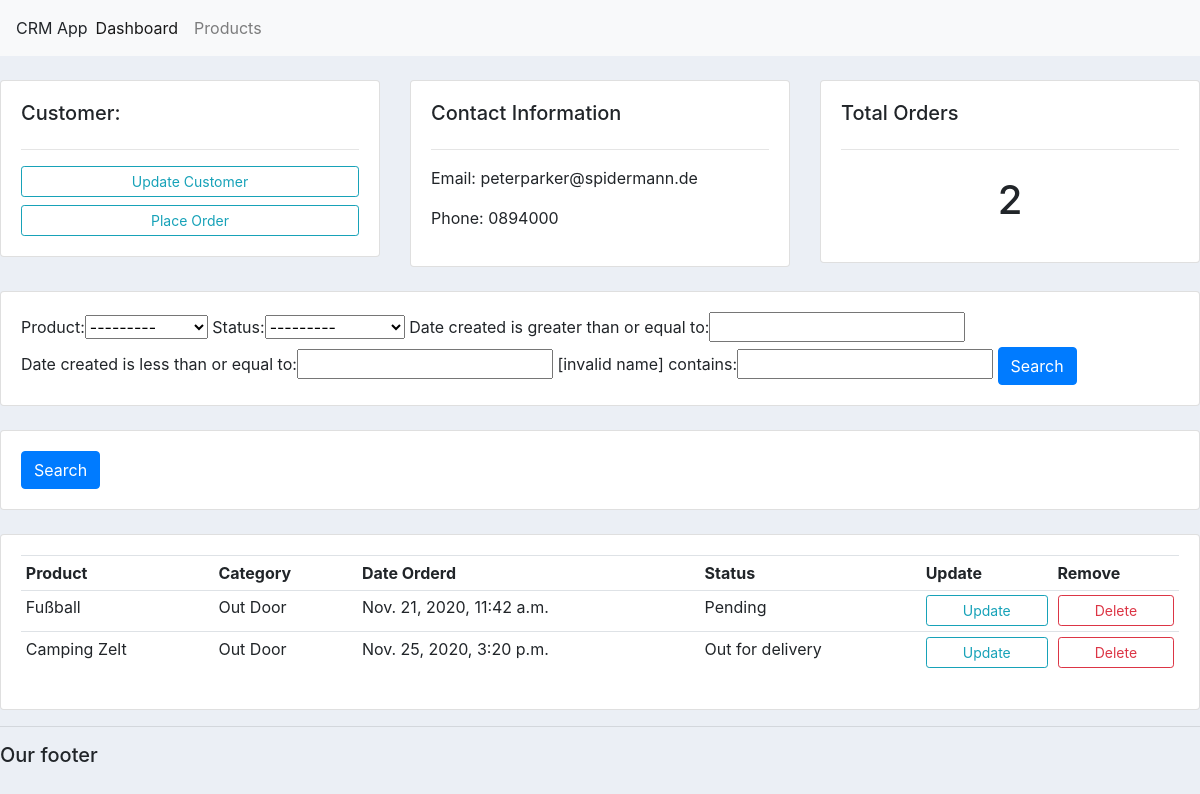
The app's page /customer/2/ with its own data.
### accounts/models.py (models this page shows, shortened)
class Customer(models.Model):
  name = models.CharField(max_length=200, null=True)
  phone = models.CharField(max_length=200, null=True)
  email = models.CharField(max_length=200, null=True)
  date_created = models.DateTimeField(auto_now_add=True, null=True)

class Order(models.Model):
  STATUS = (
      ('Pending', 'Pending'),
      ('Out for delivery', 'Out for delivery'),
      ('Delivered', 'Delivered'),
      )
  customer = models.ForeignKey(Customer, null=True, on_delete= models.SET_NULL)
  product = models.ForeignKey(Product, null=True, on_delete= models.SET_NULL)
  date_created = models.DateTimeField(auto_now_add=True, null=True)
  status = models.CharField(max_length=200, null=True, choices=STATUS)

class Product(models.Model):
  CATEGORY = (
      ('Indoor', 'Indoor'),
      ('Out Door', 'Out Door'),
      )
  name = models.CharField(max_length=200, null=True)
  price = models.FloatField(null=True)
  category = models.CharField(max_length=200, null=True, choices=CATEGORY)
  description = models.CharField(max_length=200, null=True, blank=True)
  date_created = models.DateTimeField(auto_now_add=True, null=True)
  tags = models.ManyToManyField(Tag)
  def __str__(self):
    return self.name

### accounts/views.py (the view)
# urls.py: path('customer/<str:pk_test>/', views.customer, name="customers"),
def customer(request, pk_test):
  customer = Customer.objects.get(id=pk_test)
  orders = customer.order_set.all()
  orders_count = orders.count()
  myFilter = OrderFilter(request.GET, queryset=orders)
  orders = myFilter.qs
  context = {'customer': customer, 'orders': orders, 'orders_count': orders_count, 'myFilter': myFilter}
  return render(request, 'accounts/customer.html', context)

### accounts/templates/accounts/customer.html
{% extends 'accounts/main.html' %}
{% block content %}
  <br>
<div class="row">
  <div class="col-md">
    <div class="card card-body">
      <h5>Customer:</h5>
      <hr>
      <a class="btn btn-outline-info  btn-sm btn-block" href="">Update Customer</a>
      <a class="btn btn-outline-info  btn-sm btn-block" href="{% url 'create_order' customer.id %}">Place Order</a>
    </div>
  </div>
  <div class="col-md">
    <div class="card card-body">
      <h5>Contact Information</h5>
      <hr>
      <p>Email: {{customer.email}} </p>
      <p>Phone: {{customer.phone}}</p>
    </div>
  </div>
  <div class="col-md">
    <div class="card card-body">
      <h5>Total Orders</h5>
      <hr>
      <h1 style="text-align: center;padding: 10px">{{orders_count}}</h1>
    </div>
  </div>
</div>
<br>
<div class="row">
  <div class="col-md">
    <div class="card card-body">
      <form action="get">
        {{myFilter.form}}
        <button class="btn btn-primary" type="submit">Search</button>
      </form>
   </div>
  </div>
</div>
<br>
<div class="row">
  <div class="col">
    <div class="card card-body">
      <form method="get">
        <button class="btn btn-primary" type="submit">Search</button>
      </form>
    </div>
  </div>
</div>
<br>
<div class="row">
  <div class="col-md">
    <div class="card card-body">
      <table class="table table-sm">
        <tr>
          <th>Product</th>
          <th>Category</th>
          <th>Date Orderd</th>
          <th>Status</th>
          <th>Update</th>
          <th>Remove</th>
        </tr>
        {% for order in orders %}
        <tr>
          <td>{{order.product}}</td>
          <td>{{order.product.category}}</td>
          <td>{{order.date_created}}</td>
          <td>{{order.status}}</td>
          <td><a class="btn btn-outline-info  btn-sm btn-block" href="">Update</a></td>
          <td><a class="btn btn-outline-danger  btn-sm btn-block" href="">Delete</a></td
        </tr>
        {% endfor %}
      </table>
    </div>
  </div>
</div>
{% endblock %}

### static/css/main.css (style rules this page uses)
body { background-color: #ebeff5; }

### records on screen
Customer: email "peterparker@spidermann.de", phone "0894000"
Order: product "Fußball", product.category "Out Door", date_created "Nov. 21, 2020, 11:42 a.m.", status "Pending"
Order: product "Camping Zelt", product.category "Out Door", date_created "Nov. 25, 2020, 3:20 p.m.", status "Out for delivery"

### other values on screen
{{ orders_count }} "2"
